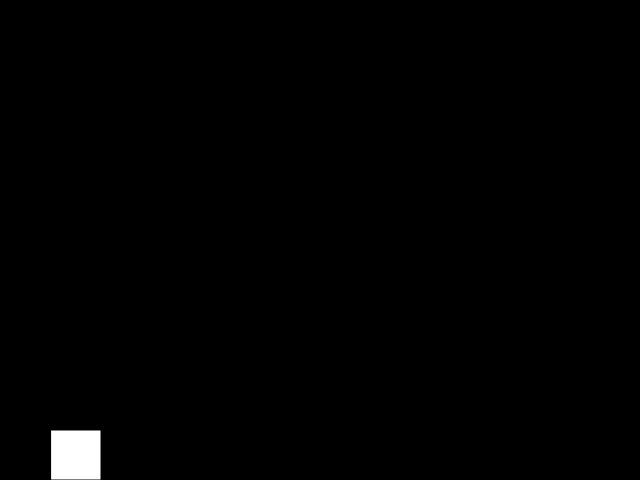
Frame 1 (no input)
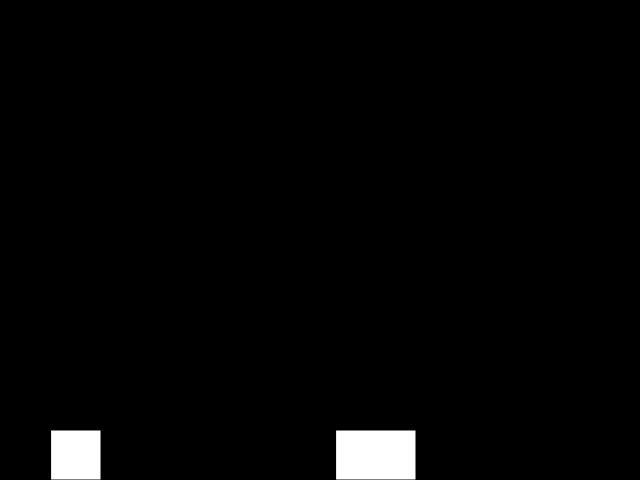
Frame 60 (no input)
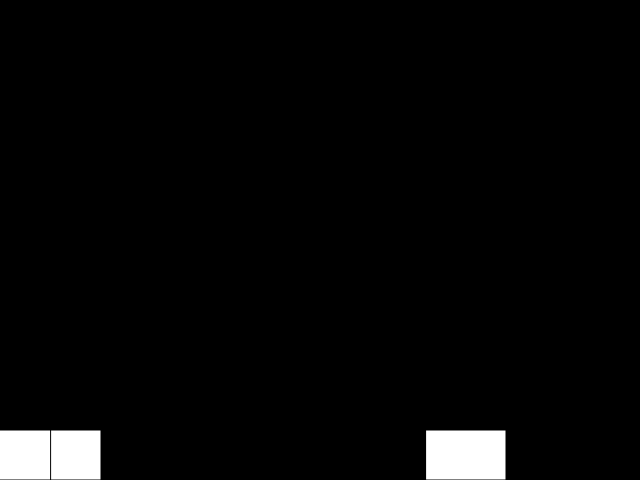
Frame 120 (the mouse pressed at the canvas centre since frame 60)

The p5.js sketch that drew these frames (run headless with seeded random() and noise() and a simulated clock; from frame 60 on, the mouse is pressed at the canvas centre):

// p5.js sketch
// ── sketch.js
/*!
 * \file sketch.js
 * \brief G's Dinosaur
 * \author PANCHALINGAMOORTHY Gajenthran
 * \date 26 July 2018
 */

var _dinosaur;
var _cactus = [];
var _cactusTime = [75, 150];
var _delay;

function setup() {
	createCanvas(640, 480);
	_dinosaur = new Entity();
	_cactus.push(new Obstacle(_dinosaur.pos.x + width, _dinosaur.pos.y));
	_delay = _cactusTime[0];
}

function draw() {
	background(0);
	var gravity = createVector(0, 0.1);
	translate(-_dinosaur.pos.x + 50, 0);

	_dinosaur.applyForce(gravity);

	for(var i = _cactus.length-1; i >= 0; i--) {
		_cactus[i].show();
		_cactus[i].update(_dinosaur);

		if(_cactus[i].offscreen()) {
			_cactus.splice(i, 1);
			_delay = _cactusTime[Math.floor(random(0, _cactusTime.length))];
		}
	} 

	_dinosaur.update();
	_dinosaur.show();

	/* To see if the dinosaur touch an obstacle */ 
		print(_dinosaur.alive)

	print(frameCount + " % " + _delay);
	if(frameCount % _delay == 0) 
		_cactus.push(new Obstacle(_dinosaur.pos.x + width, _dinosaur.pos.y));
}

function keyPressed() {
	if(key == ' ') {
		if(_dinosaur.canJump) {
			fill(random(0, 255));
			rect(300,100, 400, 100);
			var jump = createVector(0, -3.5);
			_dinosaur.applyForce(jump);
			_dinosaur.canJump = 0;
		}
	}
}
// ── entity.js
/*! \brief All the entities on the game. There is only one : the dinosaur */
function Entity() {
	this.pos = createVector(50, height);
	this.vel = createVector(1, 0);
	this.acc = createVector(0, 0);
	this.w = this.h = 50;

	this.alive = true;
	this.canJump = 1;

	this.applyForce = function(force) {
		this.acc.add(force);
	} 

	this.update = function() {
		this.vel.add(this.acc);
		this.pos.add(this.vel);
		this.acc.set(0, 0); 

		if(this.pos.y > height) {
			this.pos.y = height;
			this.vel.y = 0;
			this.canJump = 1;
		}
	}

	this.show = function() {
		fill(255);
		rect(this.pos.x, this.pos.y - 50, this.w, this.h);
	}
}
// ── obstacle.js
function Obstacle(x, y) {
  this.top = 10;
  this.bottom = 50;
  this.x = x; this.y = y;
  this.w = 80;
  this.speed = 5; 

  this.touch = function(dinosaur) {
    if (dinosaur.pos.y < this.top || dinosaur.pos.y > height - this.bottom)
      if (dinosaur.pos.x > this.x && dinosaur.pos.x < this.x + this.w)
      	dinosaur.alive = false;
  }

  this.update = function() {
    this.x -= this.speed;
  }

  this.offscreen = function() {
    if (this.x < -this.w) {
      return true;
    } else {
      return false;
    }
  }

  this.show = function() {
    fill(255);
    rect(this.x, height-this.bottom, this.w, this.bottom);
  }
}
